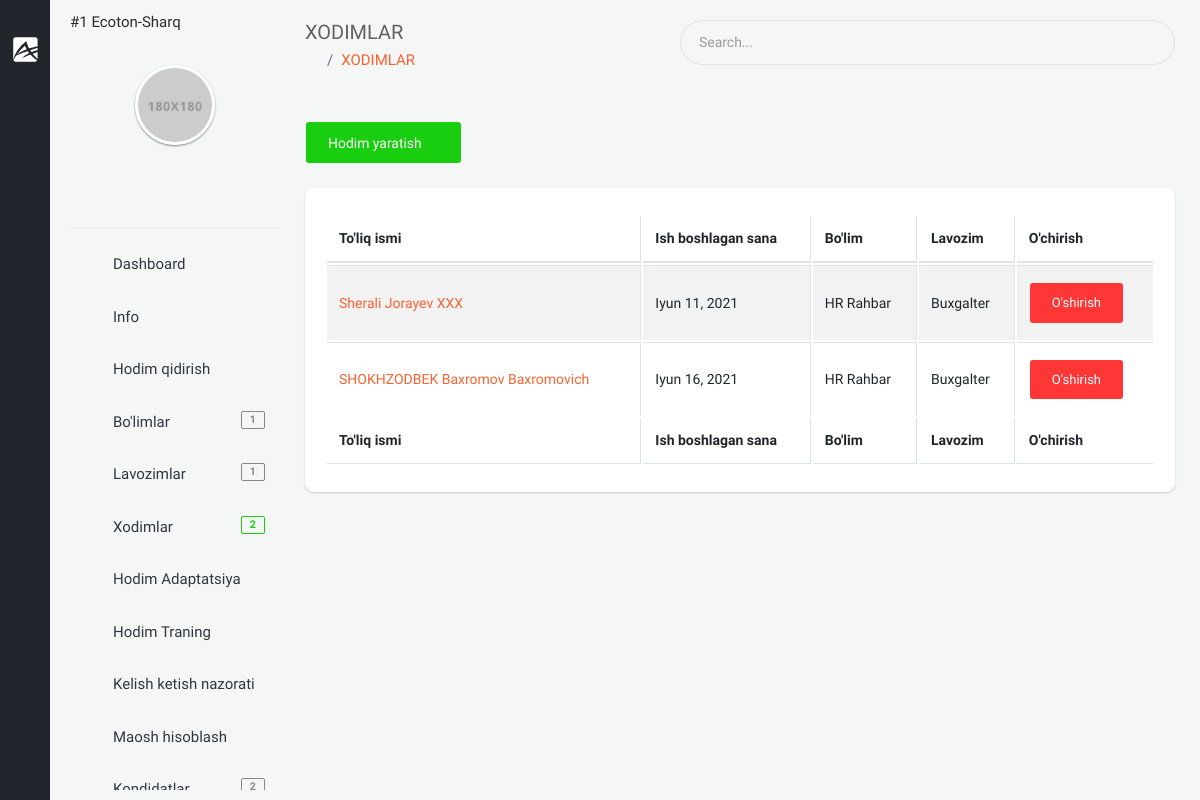
Page /backoffice/staff (signed in) on the committed database.
### app/models.py (models this page shows, shortened)
class User(AbstractUser):
    branch = models.ForeignKey(Branch, on_delete=models.CASCADE, null=True, blank=True, verbose_name="Filial")
    company = models.ForeignKey("Company", on_delete=models.CASCADE, null=True, blank=True, verbose_name='Kompaniya')
    is_director = models.BooleanField(default=True)
    is_staff = models.BooleanField(default=True)
    created_at = models.DateTimeField(auto_now_add=True)
    class Meta:
        verbose_name_plural = "HR"

class Company(models.Model):
    name = models.CharField(max_length=100, verbose_name="Kompaniya nomi")
    phone = models.CharField(max_length=25, null=True, blank=True, verbose_name="Kompaniya telefon raqami")
    type = models.ForeignKey(TypeCompany, on_delete=models.CASCADE, null=True, blank=True,
                             verbose_name="Kompaniya turi")
    address = models.CharField(max_length=255, null=True, blank=True, verbose_name="Kompaniya manzili")
    creator = models.CharField(max_length=255, null=True, blank=True, verbose_name="Kompaniya asoschisi")
    text = RichTextUploadingField(null=True, blank=True, verbose_name="Kompaniya haqida qisqacha ma'lumot")
    video = models.FileField(upload_to='company/video/', null=True, blank=True,
                             verbose_name="Kompaniya haqida qisqacha video")
    info = models.TextField(null=True, blank=True, verbose_name="Bot uchun qisqacha ma'lumot")
    logo = models.ImageField(upload_to='company/image/', null=True, blank=True, verbose_name="Kompaniya logotipi")
    amount_of_staff = models.IntegerField(verbose_name="Hodimlar soni", default=1)
    created_at = models.DateTimeField(auto_now_add=True)
    def __str__(self):
        return f'#{self.id}  {self.name}'
    class Meta:
        ordering = ['-created_at']
        verbose_name_plural = "Kompaniya ma'lumotini qo'shish"

class Staff(models.Model):
    GENDER = (
        ('male', 'Erkak'),
        ('female', 'Ayol')
    )
    company = models.ForeignKey(Company, on_delete=models.CASCADE, verbose_name="Kompaniya")
    first_name = models.CharField(null=True, blank=True, max_length=255, verbose_name="Ism")
    second_name = models.CharField(null=True, blank=True, max_length=255, verbose_name="Familiya")
    last_name = models.CharField(null=True, blank=True, max_length=255, verbose_name="Otasining ismi")
    username = models.CharField(null=True, blank=True, max_length=255, verbose_name="Username")
    birth_date = models.DateField(null=True, blank=True, verbose_name="Tug'ilgan sana")
    gender = models.CharField(choices=GENDER, max_length=10, verbose_name="Jinsi")
    password = models.CharField(null=True, blank=True, max_length=255, verbose_name="parol")
    tabel_number = models.PositiveIntegerField(null=True, blank=True, verbose_name="Tabel raqami")
    start_work_at = models.DateField(null=True, blank=True, verbose_name="Ish boshlagan sana")
    account_number = models.BigIntegerField(null=True, blank=True, verbose_name="Xisob raqami")
    email = models.EmailField(unique=True, verbose_name="Elektron manzil")
    mobile_phone = models.CharField(null=True, blank=True, max_length=15, verbose_name="Mobil telefon")
    home_phone = models.CharField(null=True, blank=True, max_length=15, verbose_name="Uy telefoni")
    work_phone = models.CharField(null=True, blank=True, max_length=15, verbose_name="Ish telefoni")
    address = models.CharField(null=True, blank=True, max_length=255, verbose_name="Uy manzili")
    image = models.ImageField(upload_to='company/staff/image/', null=True, blank=True, verbose_name="Xodimning rasmi")
    qr_code = models.ImageField(upload_to='company/staff/qr_code/', null=True, blank=True,
                                verbose_name="Xodimning qr code")
    department = models.ForeignKey(Department, on_delete=models.CASCADE, verbose_name="Bo'lim")
    position = models.ForeignKey(Position, on_delete=models.CASCADE, verbose_name="Lavozim")
    note = models.CharField(max_length=255, null=True, blank=True, verbose_name="Eslatma")
    work_plan = models.ForeignKey(WorkPlan, on_delete=models.CASCADE, null=True, blank=True, verbose_name="Ish jadvali")
    created_at = models.DateTimeField(auto_now_add=True)
    class Meta:
        ordering = ['-created_at']
        verbose_name_plural = "Xodimlar"

class Department(models.Model):
    name = models.CharField(max_length=255, verbose_name="Bo'lim nomi")
    info = models.CharField(max_length=255, null=True, blank=True, verbose_name="Bo'lim haqida")
    company = models.ForeignKey(Company, on_delete=models.CASCADE, verbose_name='Kompaniya')
    created_at = models.DateTimeField(auto_now_add=True)
    def __str__(self):
        return self.name
    class Meta:
        ordering = ['-created_at']
        verbose_name_plural = "Bo'limlar"

class Position(models.Model):
    name = models.CharField(max_length=255, verbose_name="Lavozim nomi")
    info = models.CharField(max_length=255, null=True, blank=True, verbose_name='Lavozim haqida')
    company = models.ForeignKey(Company, on_delete=models.CASCADE, verbose_name='Kompaniya')
    created_at = models.DateTimeField(auto_now_add=True)
    def __str__(self):
        return self.name
    class Meta:
        ordering = ['-created_at']
        verbose_name_plural = "Lavozim"

### backoffice/views.py (the view)
# urls.py: path('staff', views.StaffListTemplate.as_view(), name="staff"),
class StaffListTemplate(LoginRequiredMixin, generic.ListView):
    template_name = 'backoffice/pages/staff/list.html'
    model = models.Staff
    def get_context_data(self, *, object_list=None, **kwargs):
        staff = super(StaffListTemplate, self).get_context_data(**kwargs)
        company = self.request.user.company
        staff['staffs'] = models.Staff.objects.filter(company=company).order_by('-created_at')
        return staff

### backoffice/context_processors.py (called while the page is built)
def staff_amount(request):
    amount_staff = None
    if request.user.is_anonymous == False:
        company = request.user.company
        staff = models.Staff.objects.filter(company=company)
        amount_staff = staff.count()
    return {"amount_staff": amount_staff}

def position_amount(request):
    position_amounts = None
    if request.user.is_anonymous == False:
        company = request.user.company
        position = models.Position.objects.filter(company=company)
        position_amounts = position.count()
    return {
        'position_amounts': position_amounts
    }

def department_amount(request):
    department_amounts = None
    if request.user.is_anonymous == False:
        company = request.user.company
        department = models.Department.objects.filter(company=company)
        department_amounts = department.count()
    return {
        'department_amounts': department_amounts
    }

def bot_user_list_counter(request):
    department_amounts = None
    if request.user.is_anonymous == False:
        company = request.user.company
        department = models.NewStaff.objects.filter(company=company)
        department_amounts = department.count()
    return {
        'bot_user_list_counter': department_amounts
    }

### templates/backoffice/pages/staff/list.html (shortened to what this page needs)
{% extends 'backoffice/base.html' %}
{% block content %}
    <section class="content">
    <div class="container-fluid">
        <div class="block-header">
            <div class="row clearfix">
                <div class="col-lg-5 col-md-5 col-sm-12">
                    <h2>XODIMLAR</h2>
                    <ul class="breadcrumb padding-0">
                        <li class="breadcrumb-item"><a href="{% url 'backoffice-main' %}"><i class="zmdi zmdi-home"></i></a></li>
                        <li class="breadcrumb-item"><a href="javascript:void(0);">XODIMLAR</a></li>
                    </ul>
                </div>
                <div class="col-lg-7 col-md-7 col-sm-12">
                    <div class="input-group m-b-0">
                        <input type="text" class="form-control" placeholder="Search...">
                        <span class="input-group-addon">
                            <i class="zmdi zmdi-search"></i>
                        </span>
                    </div>
                </div>
            </div>
        </div>
        <div class="row clearfix">
            <div class="col-lg-12">
                <div class="card">
                    <div class="header">
                        <a href="{% url 'staff_create' %}" class="btn btn-success">Hodim yaratish <i class="zmdi zmdi-plus"></i></a>
                    </div>
                    <div class="body">
                        <div class="table-responsive">
                            <table class="table table-bordered table-striped table-hover js-basic-example dataTable">
                                <thead>
                                   <tr>
                                        <th>To'liq ismi</th>
                                        <th>Ish boshlagan sana</th>
                                        <th>Bo'lim</th>
                                        <th>Lavozim</th>
                                        <th>O'chirish</th>
                                    </tr>
                                </thead>
                                <tfoot>
                                    <tr>
                                        <th>To'liq ismi</th>
                                        <th>Ish boshlagan sana</th>
                                        <th>Bo'lim</th>
                                        <th>Lavozim</th>
                                        <th>O'chirish</th>
                                    </tr>
                                </tfoot>
                                <tbody>
                                    {% for staff in staffs %}
                                        <tr>
                                            <td><a href="{% url 'staff-detail' staff.pk %}">{{ staff.first_name }} {{ staff.second_name }} {{ staff.last_name }}</a></td>
                                            <td>{{ staff.birth_date }}</td>
                                            <td>{{ staff.department }}</td>
                                            <td>{{ staff.position}}</td>
                                            <td>
                                                <form action="{% url 'staff_delete' pk=staff.id %}" method="POST">
                                                    <input class="btn btn-default btn-danger" type="submit" value="O'shirish"/>
                                                </form>
                                            </td>
                                        </tr>
                                    {% endfor %}
                                </tbody>
                            </table>
                        </div>
                    </div>
                </div>
            </div>
        </div>
    </div>
</section>
{% endblock %}

### templates/backoffice/parts/minileftbar.html (shortened to what this page needs)
{% load static %}
<aside id="minileftbar" class="minileftbar">
    <ul class="menu_list">
        <li>
            <a href="javascript:void(0);" class="bars" style="display: inline;"></a>
            <a class="navbar-brand" href="{% url 'backoffice-main' %}"><img src="{% static 'backoffice/assets/images/logo.svg' %}" alt="Alpino"></a>
        </li>
        <li><a href="javascript:void(0);" class="menu-sm"><i class="zmdi zmdi-swap"></i></a></li>
        <li><a href="" title="Events"><i class="zmdi zmdi-calendar"></i></a></li>
        <li><a href="" title="Contact List"><i class="zmdi zmdi-account-box-phone"></i></a></li>
        <li><a href="javascript:void(0);" class="fullscreen" data-provide="fullscreen"><i
                class="zmdi zmdi-fullscreen"></i></a></li>
        <li class="power">
            <a href="{% url 'logout' %}" class="mega-menu"><i class="zmdi zmdi-power"></i></a>
        </li>
    </ul>
</aside>
<aside class="right_menu">
    <div id="leftsidebar" class="sidebar">
        <div class="menu">
            <ul class="list">
                <li>
                    <p>{{ request.user.company }}</p>
                </li>
                <li>
                    <div class="user-info m-b-20">
                        <div class="image">
                            <a href="" class=" waves-effect waves-block"><img src="{% static 'backoffice/assets/images/profile_av.jpg' %}" alt="User"></a>
                        </div>
                        <div class="detail">
                            <a href="javascript:void(0);" title="" class=" waves-effect waves-block"><i class="zmdi zmdi-facebook-box"></i></a>
                            <a href="javascript:void(0);" title="" class=" waves-effect waves-block"><i class="zmdi zmdi-linkedin-box"></i></a>
                            <a href="javascript:void(0);" title="" class=" waves-effect waves-block"><i class="zmdi zmdi-instagram"></i></a>
                            <a href="javascript:void(0);" title="" class=" waves-effect waves-block"><i class="zmdi zmdi-twitter-box"></i></a>
                        </div>
                    </div>
                </li>
                <li><a href="{% url 'backoffice-main' %}" class="toggled waves-effect waves-block"><i class="zmdi zmdi-home"></i><span>Dashboard</span></a></li>
                <li>
                    <a href="{% url 'info' %}" class="menu-toggle waves-effect waves-block"><i class="zmdi zmdi-desktop-windows"></i><span>Info</span></a>
                </li>
                <li>
                    <a href="{% url 'search_staff' %}" class="menu-toggle waves-effect waves-block"><i class="zmdi zmdi-search"></i><span>Hodim qidirish</span></a>
                </li>
                <li>
                    <a href="{% url 'department' %}" class="menu-toggle waves-effect waves-block"><i class="zmdi zmdi-window-maximize"></i><span>Bo'limlar</span> <span class="badge badge-default float-right">{{ department_amounts }}</span></a>
                </li>
                <li><a href="{% url 'position' %}" class="menu-toggle waves-effect waves-block"><i class="zmdi zmdi-ticket-star"></i><span>Lavozimlar</span><span class="badge badge-default float-right">{{ position_amounts }}</span></a>
                <li><a href="{% url 'staff' %}" class="menu-toggle waves-effect waves-block"><i class="zmdi zmdi zmdi-accounts-add"></i><span>Xodimlar</span><span class="badge badge-success float-right">{{ amount_staff }}</span></a></li>
                <li>
                    <a href="{% url 'training_info' %}" class="menu-toggle waves-effect waves-block"><i class="zmdi zmdi-desktop-windows"></i><span>Hodim Adaptatsiya</span></a>
                </li>
                <li>
                    <a href="" class="menu-toggle waves-effect waves-block"><i class="zmdi zmdi-run"></i><span>Hodim Traning</span></a>
                </li>
                <li>
                    <a href="{% url 'control_staff_flow' %}" class="menu-toggle waves-effect waves-block"><i class="zmdi zmdi-run"></i><span>Kelish ketish nazorati</span></a>
                </li>
                <li>
                    <a href="" class="menu-toggle waves-effect waves-block"><i class="zmdi zmdi-money-box"></i><span>Maosh hisoblash</span></a>
                </li>
                <li>
                    <a href="{% url 'new_telegram_staff' %}" class="menu-toggle waves-effect waves-block"><i class="zmdi zmdi-account-box-o "></i><span>Kondidatlar</span><span class="badge badge-default float-right">{{ bot_user_list_counter }}</span></a>
                </li>
            </ul>
        </div>
    </div>
</aside>

### backoffice/static/backoffice/assets/css/color_skins.css (style rules this page uses)
.theme-black .minileftbar { background: #22252b }
.theme-black .minileftbar .menu_list li a { color: #afafaf }

### rows in the picture
User: user.company "#1 Ecoton-Sharq"
Staff: first_name "Sherali", second_name "Jorayev", last_name "XXX", birth_date "Iyun 11, 2021", department "HR Rahbar", position "Buxgalter"
Staff: first_name "SHOKHZODBEK", second_name "Baxromov", last_name "Baxromovich", birth_date "Iyun 16, 2021", department "HR Rahbar", position "Buxgalter"

### other values in the picture
{{ department_amounts }} "1"
{{ position_amounts }} "1"
{{ amount_staff }} "2"
{{ bot_user_list_counter }} "2"
